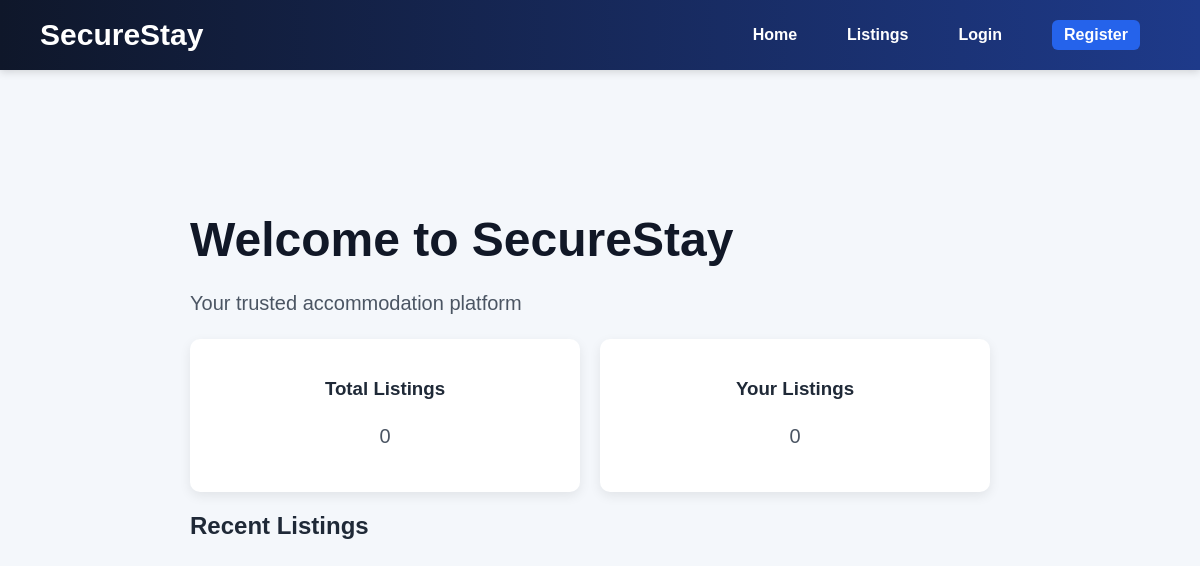
Before: / with the older database file.
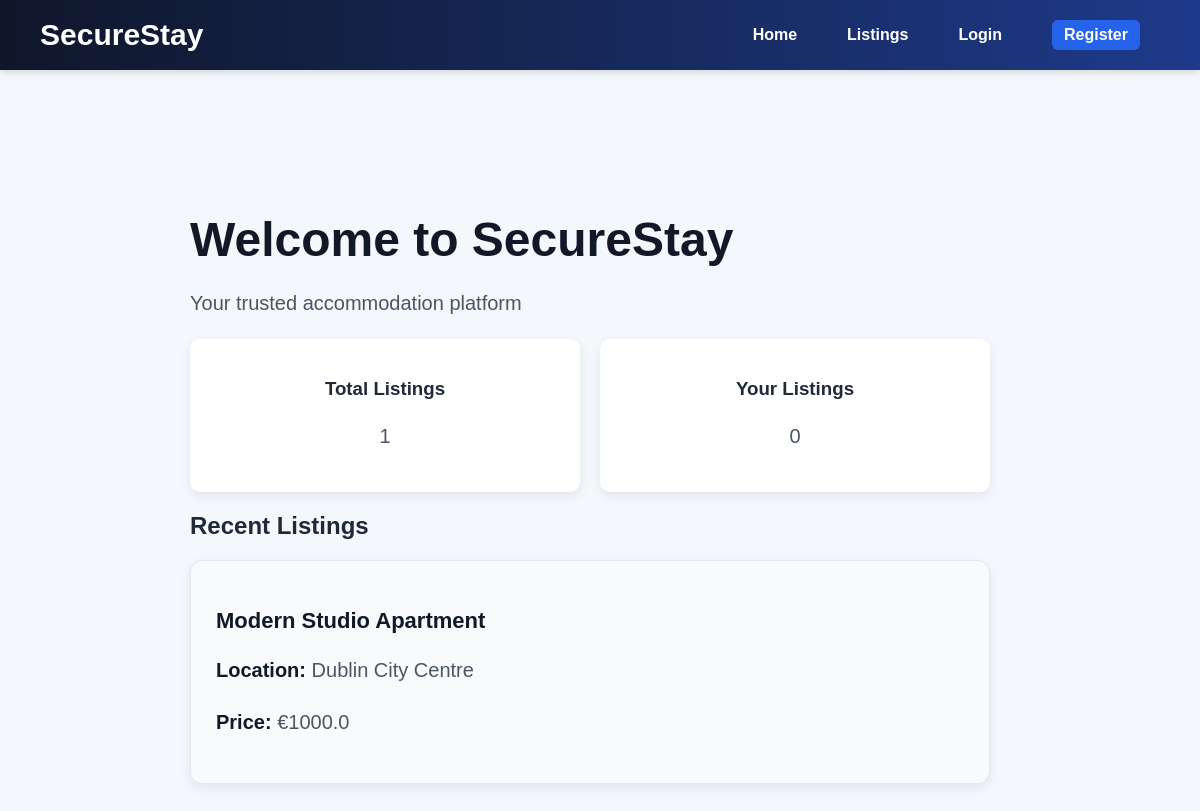
After: the same page with the newer database file.
### models.py (models this page shows)
class Listing(db.Model):
    __tablename__ = "listings"
    id = db.Column(db.Integer, primary_key=True)
    title = db.Column(db.String(150), nullable=False)
    description = db.Column(db.Text, nullable=False)
    location = db.Column(db.String(150), nullable=False)
    price = db.Column(db.Float, nullable=False)
    room_type = db.Column(db.String(50), nullable=False)
    availability_status = db.Column(db.String(20), default="available", nullable=False)
    created_at = db.Column(db.DateTime, default=datetime.utcnow)
    landlord_id = db.Column(db.Integer, db.ForeignKey("users.id"), nullable=False)
    booking_requests = db.relationship("BookingRequest", backref="listing", lazy=True)

### app.py (the view)
@app.route('/')
def home():
    total_listings = Listing.query.count()
    user_listings = 0
    if current_user.is_authenticated:
        user_listings = Listing.query.filter_by(landlord_id=current_user.id).count()
    recent_listings = Listing.query.order_by(Listing.id.desc()).limit(3).all()
    return render_template(
        'index.html',
        total_listings=total_listings,
        user_listings=user_listings,
        recent_listings=recent_listings
)

### templates/index.html
{% extends "base.html" %}
{% block content %}
<div class="hero">
    <h1>Welcome to SecureStay</h1>
    <p>Your trusted accommodation platform</p>
    <div class="dashboard">
        <div class="card">
            <h3>Total Listings</h3>
            <p>{{ total_listings }}</p>
        </div>
        <div class="card">
            <h3>Your Listings</h3>
            <p>{{ user_listings }}</p>
        </div>
    </div>
    <h2>Recent Listings</h2>
    {% for listing in recent_listings %}
    <div class="listing-card">
        <h3>{{ listing.title }}</h3>
        <p><strong>Location:</strong> {{ listing.location }}</p>
        <p><strong>Price:</strong> €{{ listing.price }}</p>
    </div>
    {% endfor %}
</div>
{% endblock %}

Changed rows visible on the page:
added Listing: title "Modern Studio Apartment", location "Dublin City Centre", price "1000.0"
Other visible differences:
{{ total_listings }}: "0" → "1"
